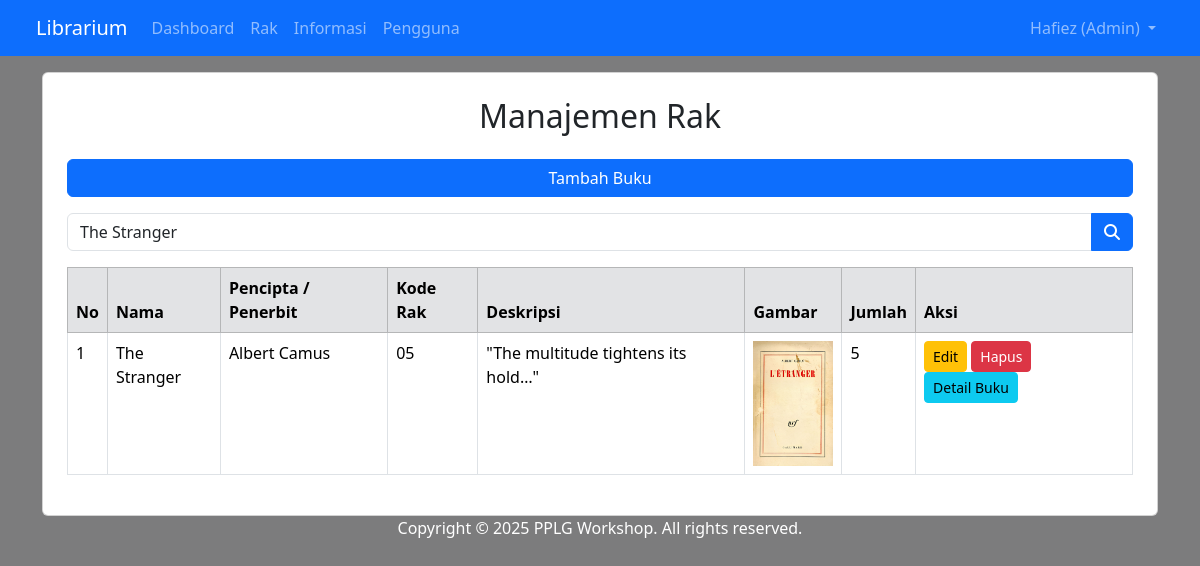
The page /shelf.php?key=The Stranger (signed in) on the database its author committed.
### tables this page shows
CREATE TABLE `tb_shelf` (
  `id` int(11) NOT NULL,
  `shelf_code` varchar(20) DEFAULT NULL,
  `nama` varchar(255) DEFAULT NULL,
  `author` varchar(255) DEFAULT NULL,
  `image` varchar(255) DEFAULT NULL,
  `amount` int(11) DEFAULT 0,
  `description` text NOT NULL,
  `synopsis` text NOT NULL,
  `genre` varchar(100) NOT NULL,
  `publish` date DEFAULT NULL,
  `created_at` timestamp NULL DEFAULT current_timestamp()
);

### shelf.php (the view, shortened to what this page needs)
<?php
include 'header.php';
$query = mysqli_query($conn, "SELECT * FROM tb_shelf");
$key = isset($_GET['key']) ? mysqli_real_escape_string($conn, $_GET['key']) : '';
if (!empty($key)) {
    $query = mysqli_query($conn, "SELECT * FROM tb_shelf WHERE nama LIKE '%$key%' OR shelf_code LIKE '%$key%' OR description LIKE '%$key%'");
} else {
    $query = mysqli_query($conn, "SELECT * FROM tb_shelf");
}
?>
<head>
    <link rel="stylesheet" type="text/css" href="css/bootstrap.min.css">
</head>
<body class="bg-light">
    <div class="container mt-5">
        <div class="card p-4">
            <h2 class="mb-4 text-center">Manajemen Rak</h2>
            <?php if ($_SESSION['ulevel'] == 'Admin' || $_SESSION['ulevel'] == 'Moderator'): ?>
            <a href="shelf_add.php" class="btn btn-primary mb-3">Tambah Buku</a>
            <?php endif; ?>
            <form method="GET" action="">
                <div class="input-group mb-3">
                    <input type="text" name="key" class="form-control" placeholder="Filter Pencarian" value="<?= htmlspecialchars($key) ?>">
                    <button class="btn btn-primary" type="submit">
                        <i class="fa fa-search"></i>
                    </button>
                </div>
            </form>
            <table class="table table-bordered">
                <thead class="table-secondary">
                    <tr>
                        <th>No</th>
                        <th>Nama</th>
                        <th>Pencipta / Penerbit</th>
                        <th>Kode Rak</th>
                        <th>Deskripsi</th>
                        <th>Gambar</th>
                        <th>Jumlah</th>
                        <th>Aksi</th>
                    </tr>
                </thead>
                <tbody>
                    <?php
                    $no = 1;
                    while ($r = mysqli_fetch_assoc($query)):
                    ?>
                        <tr>
                            <td><?= $no++ ?></td>
                            <td><?= $r['nama'] ?></td>
                            <td><?= $r['author'] ?></td>
                            <td><?= $r['shelf_code'] ?></td>
                            <td><?= $r['description'] ?></td>
                            <td>
                            <img src="images/<?= $r['image'] ?>" alt="#" width="80">
                            </td>
                            <td><?= $r['amount'] ?></td>
                            <td>
                                <?php if ($_SESSION['ulevel'] == 'Admin' || $_SESSION['ulevel'] == 'Moderator'): ?>
                                    <a href="shelf_edit.php?id=<?= $r['id'] ?>" class="btn btn-warning btn-sm">Edit</a>
                                    <a href="shelf_delete.php?id=<?= $r['id'] ?>" class="btn btn-danger btn-sm" onclick="return confirm('Hapus data ini?')">Hapus</a>
                                <?php endif; ?>
                                <button type="button" class="btn btn-info btn-sm" data-bs-toggle="modal" data-bs-target="#gambarModal<?= $r['id'] ?>">
                                    Detail Buku
                                </button>
                            </td>
                        </tr>
                    <?php endwhile; ?>
                </tbody>
            </table>
        </div>
    </div>
</body>
<?php include 'footer.php' ?>

### shelf.php (style rules this page uses)
body { background: linear-gradient(rgba(0, 0, 0, 0.5), rgba(0, 0, 0, 0.5)), url('images/background.jpg') no-repeat center center fixed; height: 100vh; background-attachment: fixed; background-position: center; background-repeat: no-repeat; background-size: cover; }

### rows shown on the page
tb_shelf: nama "The Stranger", author "Albert Camus", shelf_code "05", description "\"The multitude tightens its hold…\"", image (picture), amount "5"

### other values the page prints
$_SESSION['uname'] "Hafiez"
$_SESSION['ulevel'] "Admin"
